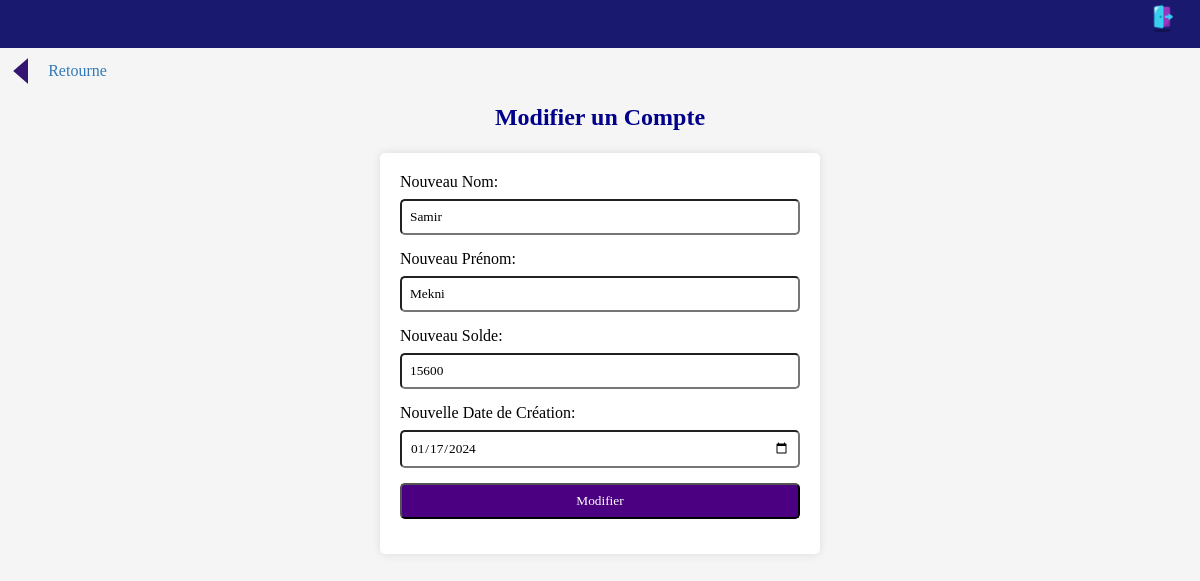
The page /modifier_compte.php?code=87965 on the database its author committed.
### tables this page shows
CREATE TABLE `compte` (
  `nom` varchar(50) NOT NULL,
  `prenom` varchar(50) NOT NULL,
  `solde` double NOT NULL,
  `datecreation` date NOT NULL,
  `code` int(11) NOT NULL
);

### modifier_compte.php (the view, shortened to what this page needs)
<?php
require_once 'dbconfig.php';
if (isset($_GET['code'])) {
    $code = $_GET['code'];
    try {
        $stmt = $conn->prepare("SELECT * FROM compte WHERE code = :code");
        $stmt->bindParam(':code', $code);
        $stmt->execute();
        $compte = $stmt->fetch(PDO::FETCH_ASSOC);
    } catch(PDOException $e) {
        echo "Erreur : " . $e->getMessage();
        exit;
    }
} else {
    echo "Paramètre 'code' manquant.";
    exit;
}
?>
<!DOCTYPE html>
<html lang="en">
<head>
</head>
<body>
<nav>
        <a href="login.php"><img src="logout.png" style="width:30px"/></a>
    </nav>
    <a href="index.php"> <div class="arrow-wrapper"  style="margin-top:10px;">
<div class="arrow-left"></div>Retourne
</div></a>
    <h2 style="color:#00008B">Modifier un Compte</h2><br>
<form method="post" action="" onsubmit="return confirmerModification();">
        <label for="new_nom">Nouveau Nom:</label>
        <input type="text" name="new_nom" value="<?php echo $compte['nom']; ?>" required style=" font-family:Georgia,serif"><br>
        <label for="new_prenom">Nouveau Prénom:</label>
        <input type="text" name="new_prenom" value="<?php echo $compte['prenom']; ?>" required  style=" font-family:Georgia,serif"><br>
        <label for="new_solde">Nouveau Solde:</label>
        <input type="text" name="new_solde" value="<?php echo $compte['solde']; ?>" required  style=" font-family:Georgia,serif"><br>
        <label for="new_datecreation">Nouvelle Date de Création:</label>
        <input type="date" name="new_datecreation" value="<?php echo $compte['datecreation']; ?>" required style=" font-family:Georgia,serif"><br>
        <input type="submit" value="Modifier" style="background-color:#4B0082;border-radius:5px">
    </form>
    <br>
</body>
</html>

### modifier_compte.php (style rules this page uses)
body { font-family: 'Arial', sans-serif; background-color: #f5f5f5; margin: 20px; font-family:Georgia,serif }
h2 { text-align: center; margin-bottom: 4px; }
form { max-width: 400px; margin: 0 auto; background-color: #fff; padding: 20px; border-radius: 5px; box-shadow: 0 0 10px rgba(0, 0, 0, 0.1); }
label { display: block; margin-bottom: 8px; }
input { width: 100%; padding: 8px; margin-bottom: 15px; box-sizing: border-box; border-radius:5px }
input[type="submit"] { background-color: #4caf50; color: #fff; cursor: pointer; font-family:Georgia,serif; }
a { display: block; margin-top: px; color: #337ab7; text-decoration: none; }
.arrow-left { width: 15px; height: 26px; background-color: #341572; clip-path: polygon(100% 100%, 100% 0, 0 50%); }
nav { padding: 2px; text-align: right; background-color: #191970 ; color: white; margin-top:-20px; margin-right :-20px; margin-left:-20px; }
nav a { color: white; text-decoration: none; margin-right: 20px; font-family:Georgia,serif; margin-bottom:10px; }

### rows shown on the page
compte: new_nom "Samir", new_prenom "Mekni", new_solde "15600", new_datecreation "01/17/2024"
